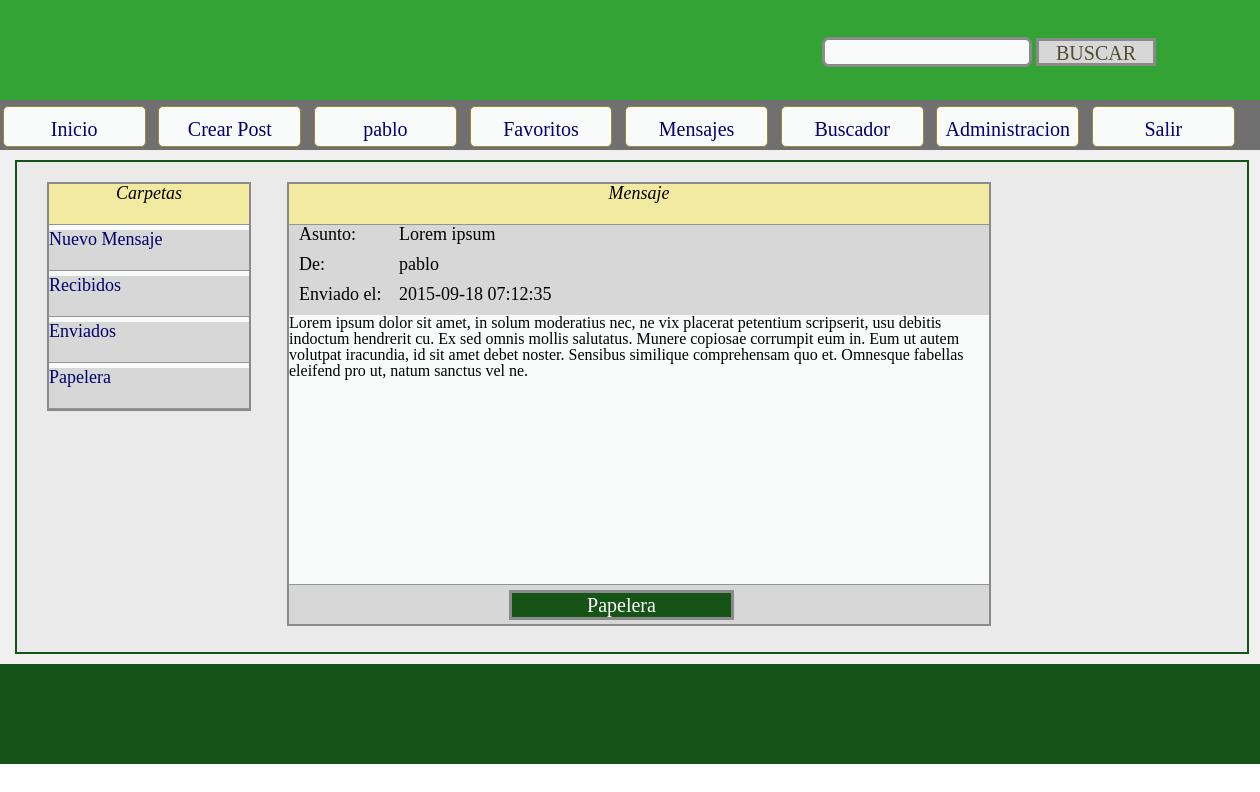
Screenshot of /mensajes_privados/MP_ver_salida.php?user=1&id_MP=2 (signed in) with the database file from the repository.
### tables this page shows
CREATE TABLE IF NOT EXISTS `mensajes_privados` (
  `id` int(10) NOT NULL AUTO_INCREMENT,
  `titulo` varchar(250) NOT NULL,
  `contenido` varchar(10000) NOT NULL,
  `id_remitente` int(10) NOT NULL,
  `id_destinatario` int(10) NOT NULL,
  `fecha_envio` datetime NOT NULL,
  `estado_leido` varchar(25) NOT NULL,
  `borrado_remitente` varchar(25) NOT NULL,
  `borrado_destinatario` varchar(25) NOT NULL,
  PRIMARY KEY (`id`)
);

CREATE TABLE IF NOT EXISTS `registro_usuarios` (
  `id` int(10) NOT NULL AUTO_INCREMENT,
  `nivel_usuario` varchar(20) NOT NULL,
  `usuario` varchar(30) NOT NULL,
  `clave` varchar(30) NOT NULL,
  `email` varchar(100) NOT NULL,
  `nombre` varchar(50) NOT NULL,
  `apellido` varchar(50) NOT NULL,
  `fecha_nacimiento` date NOT NULL,
  `sexo` varchar(10) NOT NULL,
  `pais` varchar(50) NOT NULL,
  `fecha_registro` date NOT NULL,
  `avatar` varchar(100) NOT NULL,
  `codigo_registro` varchar(50) NOT NULL,
  `estado_registro` varchar(20) NOT NULL,
  `estado_cuenta` varchar(20) NOT NULL,
  `online` varchar(10) NOT NULL,
  PRIMARY KEY (`id`)
);

### mensajes_privados/MP_ver_salida.php (the view, shortened to what this page needs)
<?php
include('../conexion_DB/conexion_DB.php');
?>
<!DOCTYPE html PUBLIC "-//W3C//DTD XHTML 1.0 Transitional//EN" "http://www.w3.org/TR/xhtml1/DTD/xhtml1-transitional.dtd">
<html>
	<head>
		<link rel='stylesheet' type='text/css' href='../css/reset.css'></link>
		<link rel='stylesheet' type='text/css' href='../css/layout.css'></link>
		<link rel='stylesheet' type='text/css' href='../css/cabecera.css'></link>
		<link rel='stylesheet' type='text/css' href='../css/mensajes_privados.css'></link>
	</head>
	<body onLoad="setInterval('nuevo_mensaje(<?php echo $_SESSION["login_id"]; ?>)', 5000);">
		<div id='body'>
			<div id='header'>
				<?php
					include('../cabecera/cabecera.php');
				?>
			</div>
			<div id='content'>
				<div id='MP_fondo'>
					<div id='MP_bandejas'>
						<ul>
							<li id='nue'><span class='carpetas'>Carpetas</span></li>
							<li class='car'><a href='MP_crear.php?user=<?php echo $_SESSION['login_id']; ?>'><span class='carpetas'>Nuevo Mensaje</span></a></li>
							<li class='car'><a href='../MP_entrada.php?user=<?php echo $_SESSION['login_id']; ?>'><span class='carpetas'>Recibidos</span></a></li>
							<li class='car'><a href='MP_salida.php?user=<?php echo $_SESSION['login_id']; ?>'><span class='carpetas'>Enviados</span></a></li>
							<li class='car'><a href='MP_papelera.php?user=<?php echo $_SESSION['login_id']; ?>'><span class='carpetas'>Papelera</span></a></li>
						</ul>
					</div>
					<?php
						$sql="SELECT mensajes_privados.*, registro_usuarios.usuario FROM mensajes_privados INNER JOIN registro_usuarios
								ON mensajes_privados.id_remitente = registro_usuarios.id WHERE mensajes_privados.id = '$_GET[id_MP]'";
						$res= mysqli_query($conexion,$sql);
						$fila= mysqli_fetch_assoc($res);
					?>
					<div id='MP_listado'>
						<form method='post' action='MP_responder.php?user=<?php echo $_SESSION['login_id']; ?>'>
						<div id='ver_cab'>Mensaje</div>
						<div id='ver_tit'>
							<span class='cabeceras_titulo'>Asunto:</span>
							<span class='cabeceras_dato'><?php echo $fila['titulo']; ?></span>
						</div>
						<div id='ver_remit'>
							<span class='cabeceras_titulo'>De:</span>
							<span class='cabeceras_dato'><?php echo $fila['usuario']; ?></span>
						</div>
						<div id='ver_fec'>
							<span class='cabeceras_titulo'>Enviado el:</span>
							<span class='cabeceras_dato'><?php echo $fila['fecha_envio']; ?></span>
						</div>
						<div id='ver_cont'>
							<span><?php echo $fila['contenido']; ?></span>
						</div>
						<div id='ver_opc'>
							<?php
								if($fila['usuario'] == $_SESSION['login_usuario']){
									$tipo= 'remitente';
								}else{
									$tipo= 'destinatario';
								}
							?>
							<a href="MP_borrar.php?user=<?php echo $_SESSION['login_id']; ?>&id_leer=<?php echo $_GET['id_MP']; ?>&tipo=<?php echo $tipo; ?>&accion=papelera">
								<input type='button' name='borrar' value='Papelera'>
							</a>
						</div>
						</form>
					</div>
				</div>
			</div>
			<div id='footer'>
			</div>
		</div>
	</body>
</html>

### css/layout.css (style rules this page uses)
#body { min-width: 50%; max-width: 100%; min-height: 100%; max-height: 700%; background-color: #F0F0F0; margin: 0 auto; }
#header { min-width: 1250px; max-width: 100%; height: 150px; background-color: #34a335; margin: 0 auto; overflow: hidden; }
#content { background-color: #F0F0F0; width: 1250px; min-height: 510px; max-height: 50000px; margin-top: 0%; margin: 0 auto; overflow: hidden; }
#footer { min-width: 1250px; max-width: 100%; height: 100px; background-color: #155316; margin: 0 auto; overflow: hidden; }

### css/mensajes_privados.css (style rules this page uses)
#MP_fondo { background-color: #eaeaea; position: relative; height: 490px; width: 1230px; margin: 10px; overflow: hidden; border-style: solid; border-color: #155316; border-width: 2px; }
#MP_bandejas { background-color: #F9FBFA; height: 225px; width: 200px; position: relative; top: 20px; left: 30px; border-style: solid; border-color: #8a8a8a; border-width: 2px; }
#MP_bandejas a { text-decoration: none; color: #00016c; }
#MP_listado { background-color: #F9FBFA; height: 440px; width: 700px; position: relative; left: 270px; top: -209px; border-style: solid; border-color: #8a8a8a; border-width: 2px; overflow: hidden; }
#MP_bandejas #nue { background-color: #f2eaa0; position: relative; left: 0px; top: 0px; height: 40px; width: 200px; text-align: center; font-family: Cambria; font-size: 18px; font-style: italic; border-bottom-style: solid; border-bottom-color: #949494; border-bottom-width: 1px; }
#MP_bandejas .car { background-color: #d7d7d7; position: relative; left: 0px; top: 0px; height: 40px; width: 200px; margin-top: 5px; font-family: Calibri; font-size: 18px; border-bottom-style: solid; border-bottom-color: #949494; border-bottom-width: 1px; }
#ver_cab { background-color: #f2eaa0; top: 0px; left: 0px; height: 40px; width: 700px; text-align: center; font-family: Cambria; font-size: 18px; font-style: italic; border-bottom-style: solid; border-bottom-color: #949494; border-bottom-width: 1px; }
#MP_listado #ver_tit { background-color: #d7d7d7; top: 40px; left: 0px; height: 30px; width: 700px; font-family: Calibri; font-size: 18px; }
#MP_listado #ver_remit { background-color: #d7d7d7; top: 60px; left: 0px; height: 30px; width: 700px; font-family: Calibri; font-size: 18px; }
#MP_listado #ver_fec { background-color: #d7d7d7; top: 90px; left: 0px; height: 30px; width: 700px; font-family: Calibri; font-size: 18px; }
#MP_listado #ver_cont { position: relative; width: 700px; height: 270px; background-color: transparent; overflow: hidden; }
#MP_listado #ver_opc { background-color: #d7d7d7; position: absolute; top: 400px; left: 0px; height: 40px; width: 700px; border-top-style: solid; border-top-color: #949494; border-top-width: 1px; }
.cabeceras_titulo { position: relative; left: 10px; font-family: Cambria; }
.cabeceras_dato { position: absolute; left: 110px; }
#MP_listado input[type='submit'], input[type='button'] { background-color: #155316; width: 225px; height: 30px; border-color: #8a8a8a; border-style: solid; border-width: 3px; margin-left: 220px; margin-top: 5px; text-align: center; font-family: Calibri; font-size: 20px; color: white; }

### rows the page displays
mensajes_privados: titulo "Lorem ipsum", registro_usuarios.usuario "pablo", fecha_envio "2015-09-18 07:12:35", contenido "Lorem ipsum dolor sit amet, in solum moderatius nec, ne vix placerat petentium scripserit, usu debitis indoctum hendrerit cu. Ex sed omnis mollis salutatus. Munere copiosae corrumpit eum in. Eum ut autem volutpat iracundia, id sit amet debet noster. Sensibus similique comprehensam quo et. Omnesque fabellas eleifend pro ut, natum sanctus vel ne."

### other values shown
$_SESSION['login_usuario'] "pablo"
